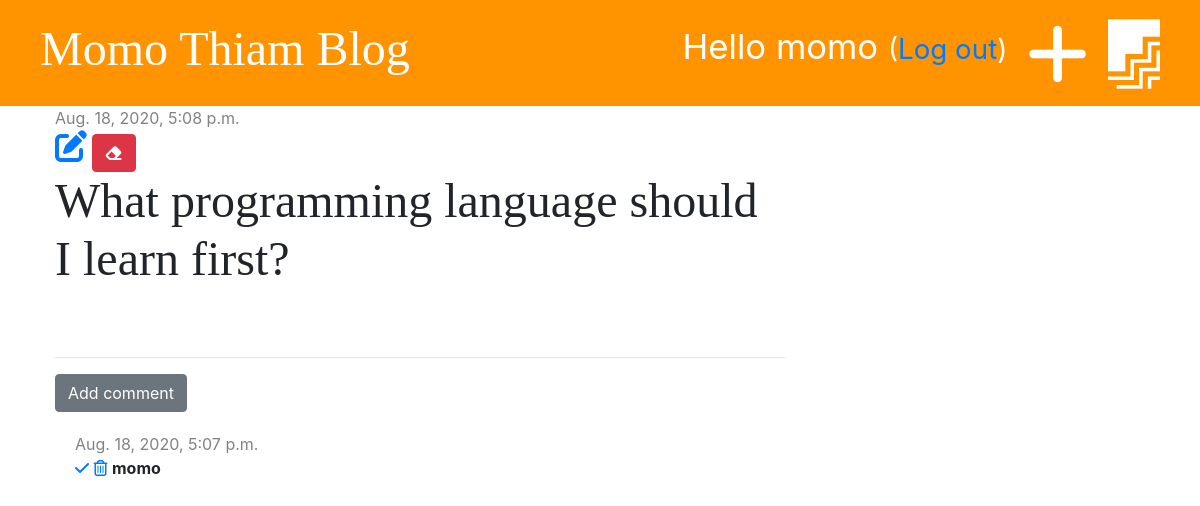
The app's page /post/9/ (signed in), older data.
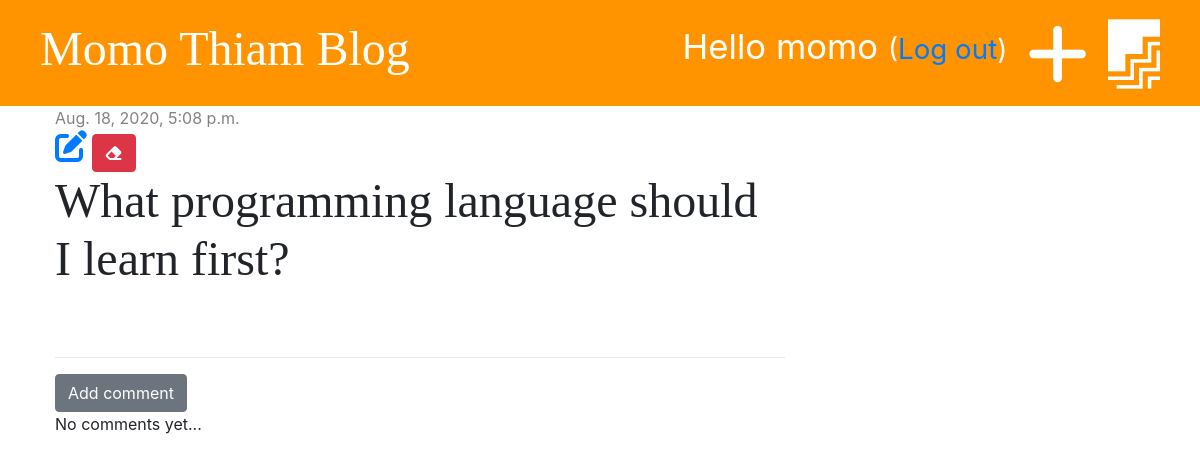
The same page, newer data.
### blog/models.py (models this page shows, shortened)
class Comment(models.Model):
    post = models.ForeignKey('blog.Post', on_delete=models.CASCADE, related_name='comments')
    author = models.CharField(max_length=200)
    text = models.TextField()
    created_date = models.DateTimeField(default=timezone.now)
    approved = models.BooleanField(default=False)

### blog/views.py (the view)
# urls.py: path('post/<int:pk>/', views.post_detail, name='post_detail'),
def post_detail(request, pk):
    post = get_object_or_404(Post, pk=pk)
    stuff_for_frontend = {'post': post}
    return render(request, 'blog/post_detail.html', stuff_for_frontend)

### blog/templatetags/markdownify.py (called while the page is built)
@register.filter
def markdown(value):
    renderer = HighlightRenderer()
    markdown = mistune.Markdown(renderer=renderer)
    return markdown(value)

### blog/templates/blog/post_detail.html (shortened to what this page needs)
{% extends 'blog/base.html' %}
{% load markdownify %}
{% block content %}
    <div class="post">
        {% if post.published_date %}
            <div class="date">
                {{ post.published_date }}
            </div>
        {% else %}
            <a href="{% url 'post_publish' pk=post.pk %}" class="btn btn-primary">Publish</a>
        {% endif %}
        {% if user.is_authenticated %}
            <a href="{% url 'post_edit' pk=post.pk %}"><i class="fas fa-edit fa-2x"></i></a>
            <a href="{% url 'post_delete' pk=post.pk %}" class="btn btn-danger"
               onclick="return confirm('Are you sure you want to delete this post?')"><i class="fas fa-eraser"></i></a>
        {% endif %}
        <h1>{{ post.title }}</h1>
    </div>
    <hr>
    <a href="{% url 'add_comment_to_post' pk=post.pk %}" class="btn btn-secondary">Add comment</a>
    {% for comment in post.comments.all %}
        {% if user.is_authenticated or comment.approved %}
            <div class="comment">
                <div class="date">
                    {{ comment.created_date }}
                </div>
                {% if not comment.approved and user.is_superuser %}
                    <a href="{% url 'comment_approve' pk=comment.pk %}"><i class="fas fa-check"></i></a>
                    <a href="{% url 'comment_remove' pk=comment.pk %}"><i class="far fa-trash-alt"></i></a>
                {% endif %}
                <strong>{{ comment.author }}</strong>
            </div>
        {% endif %}
    {% empty %}
        <p>No comments yet...</p>
    {% endfor %}
{% endblock %}

Row changes from the older to the newer data that the page shows:
removed Comment: created_date "Aug. 18, 2020, 5:07 p.m.", approved False (drawn), author "momo"
Text that changed along with them:
text now shown: "No comments yet..."
